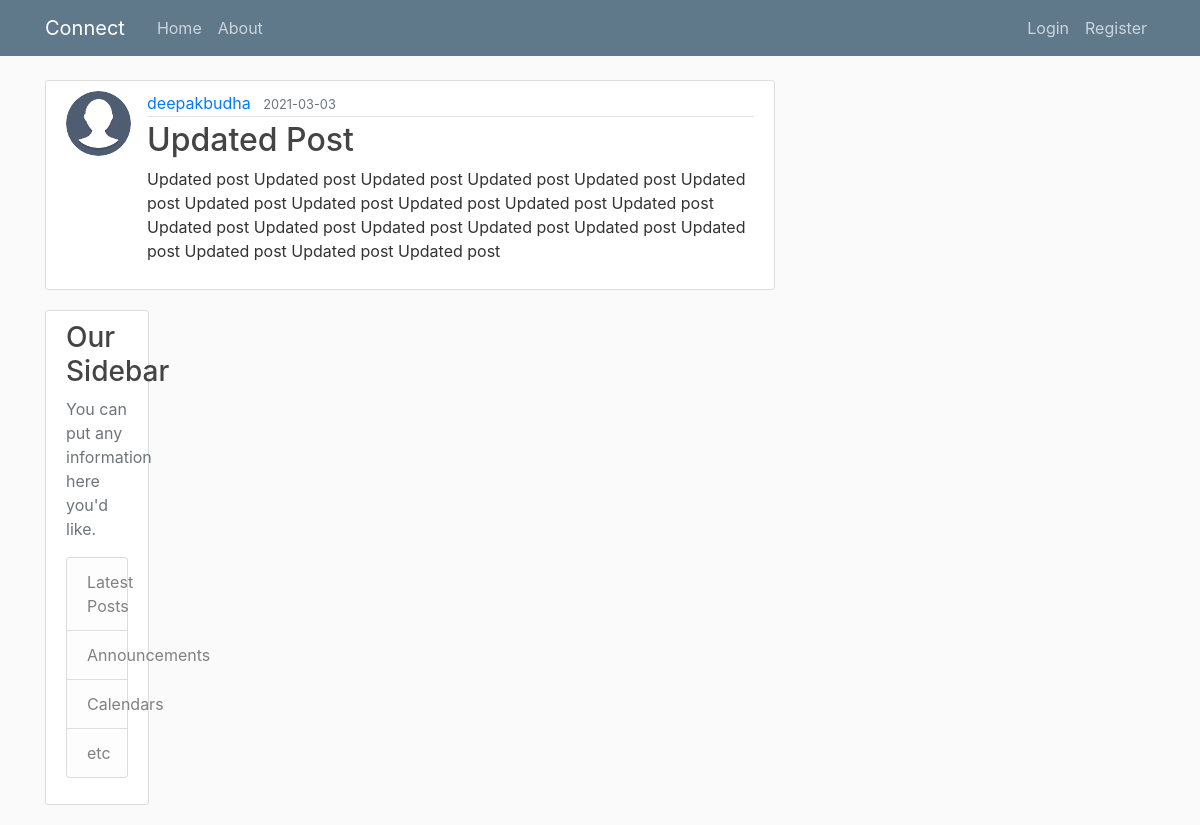
/post/10, run on the app's committed database.
### flaskblog/models.py (models this page shows, shortened)
class User(db.Model, UserMixin):
    id = db.Column(db.Integer, primary_key = True)
    username = db.Column(db.String(20), unique = True, nullable = False)
    email = db.Column(db.String(100), unique = True, nullable = False)
    image_file = db.Column(db.String(20), nullable = False, default = 'default.jpg')
    password = db.Column(db.String(60), nullable = False)
    posts = db.relationship('Post', backref = 'author', lazy = True)

class Post(db.Model):
    id = db.Column(db.Integer, primary_key = True)
    title = db.Column(db.String(100), nullable = False)
    date_posted = db.Column(db.DateTime, nullable = False, default = datetime.utcnow)
    content = db.Column(db.Text, nullable = False)
    user_id = db.Column(db.Integer, db.ForeignKey('user.id'), nullable = False)

### flaskblog/routes.py (the view)
@app.route('/post/<int:post_id>')
def post(post_id):
    post = Post.query.get_or_404(post_id)
    return render_template('post.html', title = post.title, post = post)

### flaskblog/templates/post.html (shortened to what this page needs)
{% extends 'layout.html' %}
{% block content %}
    <article class="media content-section">
    <img class = "rounded-circle article-img" src ="{{ url_for('static', filename = 'profile_pics/' + post.author.image_file) }}">
        <div class="media-body">
        <div class="article-metadata">
            <a class="mr-2" href="{{url_for('user_posts', username = post.author.username)}}">{{ post.author.username }}</a>
            <small class="text-muted">{{ post.date_posted.strftime('%Y-%m-%d')}}</small>
        </div>
        <h2><a class = "artice-title">{{ post.title }}</h2>
        <p class="article-content">{{ post.content }}</p>
        </div>
    </article>
{% endblock content %}

### flaskblog/static/main.css (style rules this page uses)
body { background: #fafafa; color: #333333; margin-top: 5rem; }
h1, h2, h3, h4, h5, h6 { color: #444444; }
.content-section { background: #ffffff; padding: 10px 20px; border: 1px solid #dddddd; border-radius: 3px; margin-bottom: 20px; }
.article-content { white-space: pre-line; }
.article-img { height: 65px; width: 65px; margin-right: 16px; }
.article-metadata { padding-bottom: 1px; margin-bottom: 4px; border-bottom: 1px solid #e3e3e3 }

### data on the page
User: image_file (placeholder picture), author.username "deepakbudha"
Post: date_posted "2021-03-03", title "Updated Post", content "Updated post Updated post Updated post Updated post Updated post Updated post Updated post Updated post Updated post Updated post Updated post Updated post Updated post Updated post Updated post Updated post Updated post Updated post Updated post Updated post"
